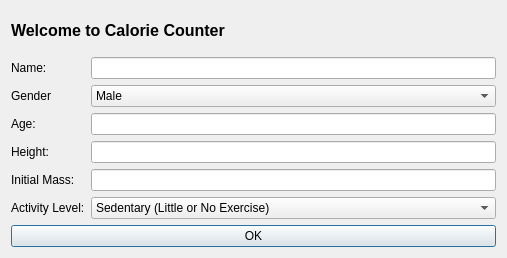
<?xml version="1.0" encoding="UTF-8"?>
<ui version="4.0">
 <class>Dialog_Config</class>
 <widget class="QDialog" name="Dialog_Config">
  <property name="geometry">
   <rect>
    <x>0</x>
    <y>0</y>
    <width>458</width>
    <height>258</height>
   </rect>
  </property>
  <property name="focusPolicy">
   <enum>Qt::StrongFocus</enum>
  </property>
  <property name="windowTitle">
   <string>Dialog</string>
  </property>
  <layout class="QGridLayout" name="gridLayout">
   <item row="0" column="0">
    <widget class="QLabel" name="label">
     <property name="text">
      <string>&lt;html&gt;&lt;head/&gt;&lt;body&gt;&lt;p&gt;&lt;span style=&quot; font-size:12pt; font-weight:600;&quot;&gt;Welcome to Calorie Counter&lt;/span&gt;&lt;/p&gt;&lt;/body&gt;&lt;/html&gt;</string>
     </property>
    </widget>
   </item>
   <item row="1" column="0">
    <layout class="QHBoxLayout" name="horizontalLayout">
     <item>
      <layout class="QVBoxLayout" name="verticalLayout_2">
       <item>
        <widget class="QLabel" name="label_2">
         <property name="text">
          <string>Name:</string>
         </property>
        </widget>
       </item>
       <item>
        <widget class="QLabel" name="label_7">
         <property name="text">
          <string>Gender</string>
         </property>
        </widget>
       </item>
       <item>
        <widget class="QLabel" name="label_3">
         <property name="text">
          <string>Age:</string>
         </property>
        </widget>
       </item>
       <item>
        <widget class="QLabel" name="label_4">
         <property name="text">
          <string>Height:</string>
         </property>
        </widget>
       </item>
       <item>
        <widget class="QLabel" name="label_5">
         <property name="text">
          <string>Initial Mass:</string>
         </property>
        </widget>
       </item>
       <item>
        <widget class="QLabel" name="label_6">
         <property name="text">
          <string>Activity Level:</string>
         </property>
        </widget>
       </item>
      </layout>
     </item>
     <item>
      <layout class="QVBoxLayout" name="verticalLayout">
       <item>
        <widget class="QLineEdit" name="lineEdit_Name"/>
       </item>
       <item>
        <widget class="QComboBox" name="comboBox_Activity_2">
         <item>
          <property name="text">
           <string>Male</string>
          </property>
         </item>
         <item>
          <property name="text">
           <string>Female</string>
          </property>
         </item>
        </widget>
       </item>
       <item>
        <widget class="QLineEdit" name="lineEdit_Age">
         <property name="inputMethodHints">
          <set>Qt::ImhDigitsOnly|Qt::ImhFormattedNumbersOnly</set>
         </property>
        </widget>
       </item>
       <item>
        <widget class="QLineEdit" name="lineEdit_Height">
         <property name="inputMethodHints">
          <set>Qt::ImhDigitsOnly|Qt::ImhFormattedNumbersOnly</set>
         </property>
        </widget>
       </item>
       <item>
        <widget class="QLineEdit" name="lineEdit_Mass">
         <property name="inputMethodHints">
          <set>Qt::ImhDigitsOnly|Qt::ImhFormattedNumbersOnly</set>
         </property>
        </widget>
       </item>
       <item>
        <widget class="QComboBox" name="comboBox_Activity">
         <item>
          <property name="text">
           <string>Sedentary (Little or No Exercise)</string>
          </property>
         </item>
         <item>
          <property name="text">
           <string>Lightly Active (Light Exercise/Sports 1-3 Days/Week)</string>
          </property>
         </item>
         <item>
          <property name="text">
           <string>Moderately Active (Moderate Exercise/Sports 3-5 Days/Week)</string>
          </property>
         </item>
         <item>
          <property name="text">
           <string>Very Active (Hard Exercise/Sports 6-7 Days a Week)</string>
          </property>
         </item>
         <item>
          <property name="text">
           <string>Extra Active (Very Hard Exercise/Sports &amp; Physical Job or 2x training)</string>
          </property>
         </item>
        </widget>
       </item>
      </layout>
     </item>
    </layout>
   </item>
   <item row="2" column="0">
    <widget class="QPushButton" name="pushButton_OK">
     <property name="text">
      <string>OK</string>
     </property>
    </widget>
   </item>
  </layout>
 </widget>
 <resources/>
 <connections/>
</ui>
